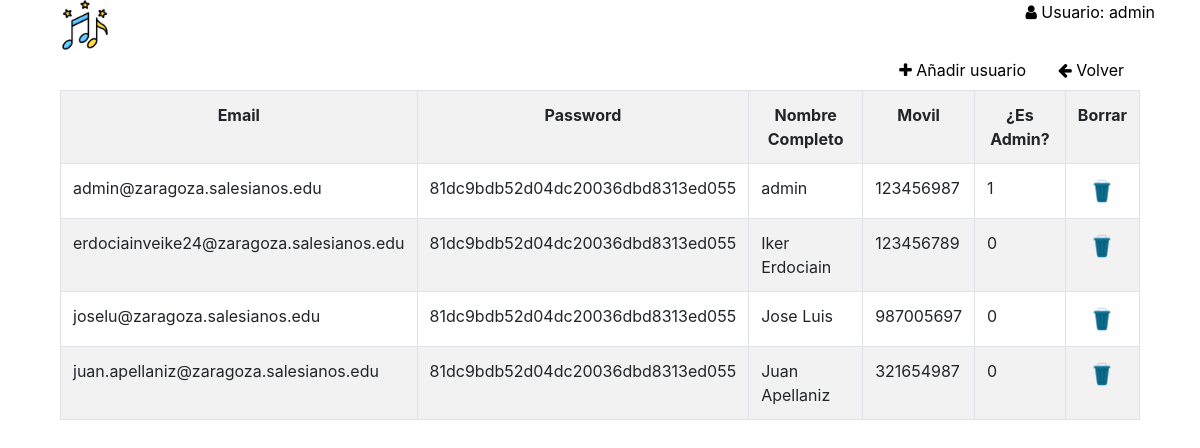
The app's page /lstUsuario.php (signed in) with its own data.
### tables this page shows
CREATE TABLE `usuarios` (
  `email` varchar(50) NOT NULL,
  `password` varchar(40) NOT NULL,
  `nombreCompleto` varchar(60) NOT NULL,
  `movil` varchar(13) NOT NULL,
  `rol` tinyint(1) NOT NULL
);

### lstUsuario.php (the view, shortened to what this page needs)
<!DOCTYPE html>
<html lang="en">
<head>
    <link rel="stylesheet" href="https://cdnjs.cloudflare.com/ajax/libs/font-awesome/4.7.0/css/font-awesome.min.css">
    <link rel="stylesheet" href="./bootstrap/css/bootstrap.min.css">
</head>
<body>
    <div class="container">
        <a style="float: right;" href="#"><i class="fa fa-user" aria-hidden="true"></i>&nbsp;Usuario: <?php echo"$_SESSION[nombre]";?> </a>
	  <div class="form-group col-12">
	    <img src="./img/icon.png" style="width: 50px;" draggable="false">
		<ul class="nav justify-content-end">
            <li class="nav-item">
			    <a class="nav-link" href="./frmUsuario.php"><i class="fa fa-plus" aria-hidden="true"></i>&nbsp;Añadir usuario</a>
		    </li>
            <li class="nav-item">
			    <a class="nav-link" href="./menuadmin.php"><i class="fa fa-arrow-left" aria-hidden="true"></i>&nbsp;Volver</a>
		    </li>
		</ul>
        <table class='table table-bordered table-striped table-hover'>
            <tr style="text-align: center;">
                <th>Email</th>
                <th>Password</th>
                <th>Nombre Completo</th>
                <th>Movil</th>
                <th>¿Es Admin?</th>
                <th>Borrar</th>
            </tr>
        <?php
            include('./conexion.php');
            $sql = "SELECT * FROM usuarios";
            $query = mysqli_query($conexion, $sql) or die("ERROR EN EL SELECT");
            while($linea=mysqli_fetch_array($query)){
                echo "
                    <tr>
                        <td>$linea[email]</td>
                        <td>$linea[password]</td>
                        <td>$linea[nombreCompleto]</td>
                        <td>$linea[movil]</td>
                        <td>$linea[rol]</td>
                        <td align='center'><a href='delUsuario.php?id=$linea[email]' onclick=\"return confirm('¿Seguro que deseas borrar este usuario?')\"><img src='./img/trash.png' draggable='false' style='width:30px;'></a></td>
                    </tr>
                ";
            }
        ?>
        </table>
    </div>
</body>
</html>

### lstUsuario.php (style rules this page uses)
html { user-select: none; }
a { cursor: pointer; color: #000; }

### records on screen
usuarios: email "admin@zaragoza.salesianos.edu", password "81dc9bdb52d04dc20036dbd8313ed055", nombreCompleto "admin", movil "123456987", rol "1"
usuarios: email "erdociainveike24@zaragoza.salesianos.edu", password "81dc9bdb52d04dc20036dbd8313ed055", nombreCompleto "Iker Erdociain", movil "123456789", rol "0"
usuarios: email "joselu@zaragoza.salesianos.edu", password "81dc9bdb52d04dc20036dbd8313ed055", nombreCompleto "Jose Luis", movil "987005697", rol "0"
usuarios: email "juan.apellaniz@zaragoza.salesianos.edu", password "81dc9bdb52d04dc20036dbd8313ed055", nombreCompleto "Juan Apellaniz", movil "321654987", rol "0"

### other values on screen
$_SESSION[nombre] "admin"
